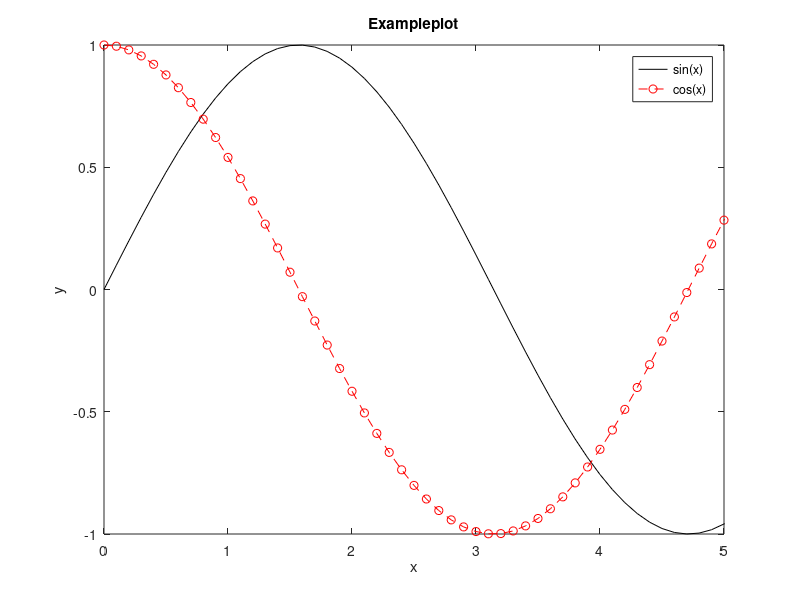
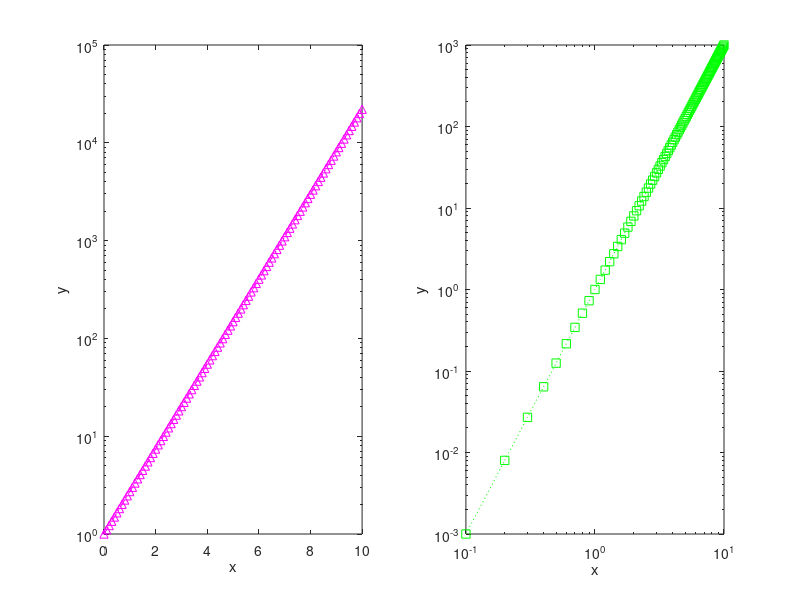

Reproduce these figures in MATLAB, in order.
%% Tutorial 4: Basic plotting with Matlab
% Here is an example of some basic plotting tools. You can checkout more in the documentation,
% e.g. type 'help plot' or online
%%

%% Basic plot
x=0:0.1:10; % vector of x values between 0 and 10 with spacing 0.1
figure;
set(gca,'FontSize',15); % make the default font a bit bigger
plot(x,sin(x),'k-'); % plot sin(x)
% put labels on axis:
xlabel('x');  
ylabel('y');

%% add another curve to above plot
hold on; % use this otherwise previous curve gets overwritten
plot(x,cos(x),'ro--');
% to specify x and y limits use:
xlim([0 5]);  % x-limits
ylim([-1 1]); % y-limits
% add title and legend
title('Exampleplot');
legend('sin(x)','cos(x)');


%% Using subplots
figure;
subplot(1,2,1);  % first subplot
set(gca,'FontSize',15); 
semilogy(x,exp(x),'m^-.'); % semilogarithmic plot
xlabel('x');  
ylabel('y');

subplot(1,2,2);  % first subplot
set(gca,'FontSize',15); 
loglog(x,x.^3,'gs:'); % loglog plot
xlabel('x');  
ylabel('y');

